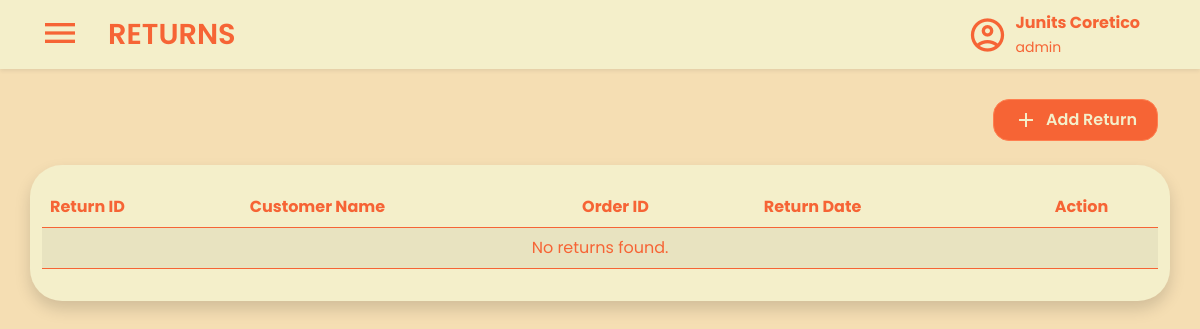
Before: /views/returns.php (signed in) with the older database file.
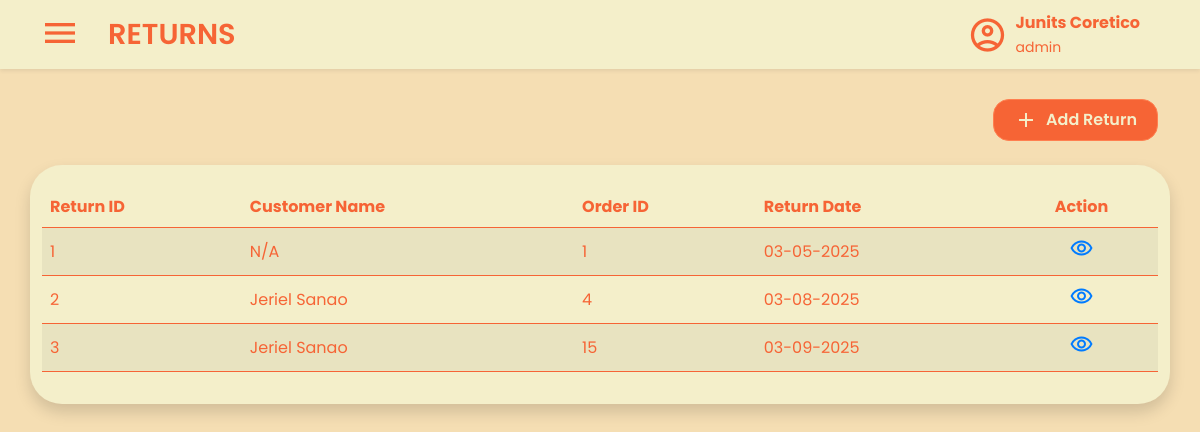
After: the same page with the newer database file.
### tables this page shows
CREATE TABLE IF NOT EXISTS `returns` (
  `ReturnID` int(11) NOT NULL AUTO_INCREMENT,
  `CustomerID` int(11) DEFAULT NULL,
  `OrderID` int(11) DEFAULT NULL,
  `ReturnDate` datetime NOT NULL,
  `Reason` text DEFAULT NULL,
  `Created_At` datetime NOT NULL DEFAULT current_timestamp(),
  `Created_By` int(11) NOT NULL,
  `Updated_At` datetime NOT NULL DEFAULT current_timestamp() ON UPDATE current_timestamp(),
  `Updated_By` int(11) NOT NULL,
  PRIMARY KEY (`ReturnID`),
  KEY `CustomerID` (`CustomerID`),
  KEY `OrderID` (`OrderID`),
  KEY `Created_By` (`Created_By`),
  KEY `Updated_By` (`Updated_By`)
);

CREATE TABLE IF NOT EXISTS `customers` (
  `CustomerID` int(11) NOT NULL AUTO_INCREMENT,
  `Name` varchar(50) DEFAULT NULL,
  `Address` text DEFAULT NULL,
  `PhoneNumber` varchar(255) DEFAULT NULL,
  `Created_At` datetime NOT NULL DEFAULT current_timestamp(),
  `Created_By` int(11) NOT NULL,
  `Updated_At` datetime NOT NULL DEFAULT current_timestamp() ON UPDATE current_timestamp(),
  `Updated_By` int(11) NOT NULL,
  PRIMARY KEY (`CustomerID`),
  KEY `Created_By` (`Created_By`),
  KEY `Updated_By` (`Updated_By`)
);

### views/returns.php (the view, shortened to what this page needs)
<?php
include '../database/database.php';
$stmt = $conn->prepare("
    SELECT r.ReturnID, c.Name AS CustomerName, c.Address, c.PhoneNumber, r.OrderID, r.ReturnDate, r.Reason
    FROM returns r
    LEFT JOIN customers c ON r.CustomerID = c.CustomerID
");
$stmt->execute();
$returns = $stmt->get_result();
?>
<!DOCTYPE html>
<html lang="en">
<head>
  <link rel="stylesheet" href="../statics/css/bootstrap.min.css" />
  <link rel="stylesheet" href="../statics/products-style.css" />
  <link rel="stylesheet" href="../statics/style.css" />
</head>
<body class="main">
  <nav class="navbar bg-body-tertiary fixed-top shadow-sm">
    <div class="container-fluid">
      <div class="d-flex align-items-center">
        <button class="navbar-toggler mx-3 border-0 shadow-none" type="button" data-bs-toggle="offcanvas" data-bs-target="#offcanvasNavbar" aria-controls="offcanvasNavbar" aria-label="Toggle navigation">
          <span class="material-icons-outlined navbar-icon">menu</span>
        </button>
        <a class="navbar-brand fw-semibold" href="returns.php">RETURNS</a>
      </div>
      <div class="d-flex align-items-center me-5 ms-auto">
        <span class="material-icons-outlined me-2 fs-1">account_circle</span>
        <div>
          <p class="fw-bold mb-0"><?php echo htmlspecialchars($_SESSION['first_name'] . ' ' . $_SESSION['last_name']); ?></p>
          <small class="mt-0"><?php echo htmlspecialchars($_SESSION['role']); ?></small>
        </div>
      </div>
    </div>
  </nav>
  <div class="container mt-4 pt5">
    <div class="row align-items-center justify-content-end">
      <div class="col-md-auto d-flex gap-2">
        <button type="button" class="btn btn-primary add-product-button d-flex align-items-center gap-2 py-2 rounded-4" data-bs-toggle="modal" data-bs-target="#staticBackdrop">
          <span class="material-icons-outlined">add</span>
          <span>Add Return</span>
        </button>
      </div>
      <div class="container-fluid mt-4 rounded-5 shadow">
        <div class="table-responsive mb-3">
          <table class="table table-striped rounded-3">
            <thead>
              <tr>
                <th>Return ID</th>
                <th>Customer Name</th>
                <th>Order ID</th>
                <th>Return Date</th>
                <th class="text-center">Action</th>
              </tr>
            </thead>
            <tbody>
              <?php while ($row = $returns->fetch_assoc()): ?>
                <tr>
                  <td class="align-middle"><?php echo htmlspecialchars($row['ReturnID']); ?></td>
                  <td class="align-middle"><?php echo htmlspecialchars($row['CustomerName'] ?? 'N/A'); ?></td>
                  <td class="align-middle"><?php echo htmlspecialchars($row['OrderID'] ?? 'N/A'); ?></td>
                  <td class="align-middle"><?php echo htmlspecialchars(date('m-d-Y', strtotime($row['ReturnDate']))); ?></td>
                  <td class="align-middle text-center">
                    <span class="material-icons-outlined clickable-icon"
                      data-bs-toggle="modal" data-bs-target="#viewReturnModal"
                      data-return-id="<?php echo $row['ReturnID']; ?>"
                      data-customer-name="<?php echo htmlspecialchars($row['CustomerName'] ?? 'N/A'); ?>"
                      data-address="<?php echo htmlspecialchars($row['Address'] ?? 'N/A'); ?>"
                      data-phone-number="<?php echo htmlspecialchars($row['PhoneNumber'] ?? 'N/A'); ?>"
                      data-order-id="<?php echo htmlspecialchars($row['OrderID'] ?? 'N/A'); ?>"
                      data-return-date="<?php echo htmlspecialchars(date('Y-m-d', strtotime($row['ReturnDate']))); ?>"
                      data-reason="<?php echo htmlspecialchars($row['Reason'] ?? 'N/A'); ?>">
                    </span>
                  </td>
                </tr>
              <?php endwhile; ?>
              <?php if ($returns->num_rows === 0): ?>
                <tr>
                  <td colspan="5" class="text-center">No returns found.</td>
                </tr>
              <?php endif; ?>
            </tbody>
          </table>
        </div>
      </div>
    </div>
  </div>
</body>
</html>

Changed rows visible on the page:
added returns: ReturnID "1", CustomerName "N/A", OrderID "1", ReturnDate "03-05-2025"
added returns: ReturnID "2", CustomerID.Name "Jeriel Sanao", OrderID "4", ReturnDate "03-08-2025"
added returns: ReturnID "3", CustomerID.Name "Jeriel Sanao", OrderID "15", ReturnDate "03-09-2025"
Other visible differences:
text no longer shown: "No returns found."
